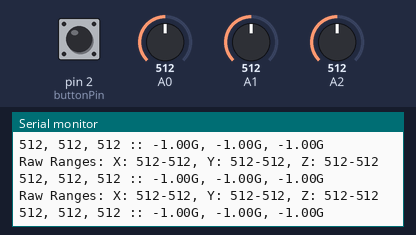
Simulated run of this sketch. Board: Arduino Uno, built with avr-gcc and run on an emulated ATmega328P. Parts: the last lines printed to the serial monitor. The test bench sets the inputs (shaded band); at power-on: pin 2 (buttonPin) LOW, A0 = 512, A1 = 512, A2 = 512.

Above: at 1.2 s.
1.3 s: pin 2 (buttonPin) pulled HIGH for 1 s
3.8 s: A0 set to 716
At 4.31 s:
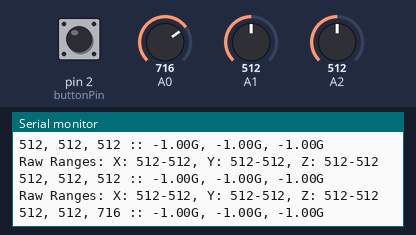
5.3 s: A1 set to 716
At 5.37 s:
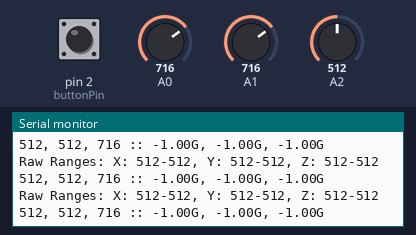
6.8 s: A2 set to 716
At 6.97 s:
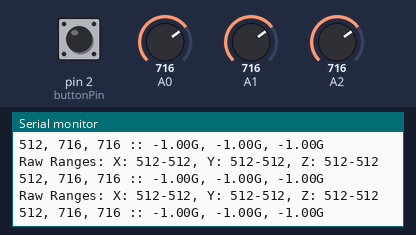
8.3 s: A0 set to 1023
At 8.56 s:
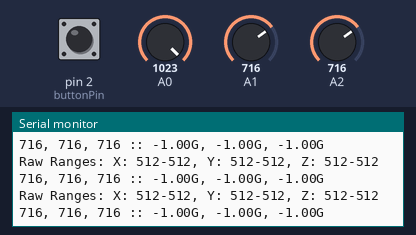
11.4 s: pin 2 (buttonPin) pulled HIGH for 0.15 s
At 11.96 s:
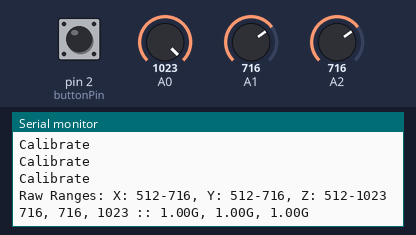
Timing chart, 0 to 14.0 s (numbered marks = the images above; inputs shaded):
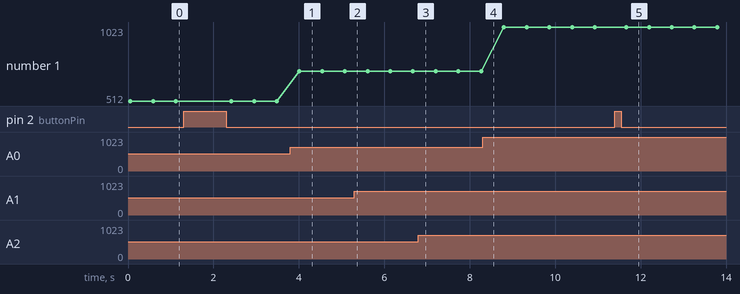

Measured:
- after the input at 3.8 s, the serial monitor: prints a new line after 0.21 s (image 1)
- after the input at 11.4 s, the serial monitor: prints a new line at once (image 5)
- plotted number 1: 512 → 716 after the input at 3.8 s, 716 → 1023 after the input at 8.3 s

The sketch:

calibration.ino
```cpp
const int xInput = A2;
const int yInput = A1;
const int zInput = A0;
const int buttonPin = 2;

// Raw Ranges:
// initialize to mid-range and allow calibration to
// find the minimum and maximum for each axis
int xRawMin = 512;
int xRawMax = 512;

int yRawMin = 512;
int yRawMax = 512;

int zRawMin = 512;
int zRawMax = 512;

// Take multiple samples to reduce noise
const int sampleSize = 10;

void setup()
{
  analogReference(EXTERNAL);
  Serial.begin(9600);
}

void loop()
{

  int xRaw = ReadAxis(xInput);
  int yRaw = ReadAxis(yInput);
  int zRaw = ReadAxis(zInput);

  if (digitalRead(buttonPin) == HIGH)
  {
    AutoCalibrate(xRaw, yRaw, zRaw);
  }
  else
  {
    Serial.print("Raw Ranges: X: ");
    Serial.print(xRawMin);
    Serial.print("-");
    Serial.print(xRawMax);

    Serial.print(", Y: ");
    Serial.print(yRawMin);
    Serial.print("-");
    Serial.print(yRawMax);

    Serial.print(", Z: ");
    Serial.print(zRawMin);
    Serial.print("-");
    Serial.print(zRawMax);
    Serial.println();
    Serial.print(xRaw);
    Serial.print(", ");
    Serial.print(yRaw);
    Serial.print(", ");
    Serial.print(zRaw);

    // Convert raw values to 'milli-Gs"
    long xScaled = map(xRaw, xRawMin, xRawMax, -1000, 1000);
    long yScaled = map(yRaw, yRawMin, yRawMax, -1000, 1000);
    long zScaled = map(zRaw, zRawMin, zRawMax, -1000, 1000);

    // re-scale to fractional Gs
    float xAccel = xScaled / 1000.0;
    float yAccel = yScaled / 1000.0;
    float zAccel = zScaled / 1000.0;

    Serial.print(" :: ");
    Serial.print(xAccel);
    Serial.print("G, ");
    Serial.print(yAccel);
    Serial.print("G, ");
    Serial.print(zAccel);
    Serial.println("G");

  delay(500);
  }
}

//
// Read "sampleSize" samples and report the average
//
int ReadAxis(int axisPin)
{
  long reading = 0;
  analogRead(axisPin);
  delay(1);
  for (int i = 0; i < sampleSize; i++)
  {
    reading += analogRead(axisPin);
  }
  return reading/sampleSize;
}

//
// Find the extreme raw readings from each axis
//
void AutoCalibrate(int xRaw, int yRaw, int zRaw)
{
  Serial.println("Calibrate");
  if (xRaw < xRawMin)
  {
    xRawMin = xRaw;
  }
  if (xRaw > xRawMax)
  {
    xRawMax = xRaw;
  }

  if (yRaw < yRawMin)
  {
    yRawMin = yRaw;
  }
  if (yRaw > yRawMax)
  {
    yRawMax = yRaw;
  }

  if (zRaw < zRawMin)
  {
    zRawMin = zRaw;
  }
  if (zRaw > zRawMax)
  {
    zRawMax = zRaw;
  }
}
```
